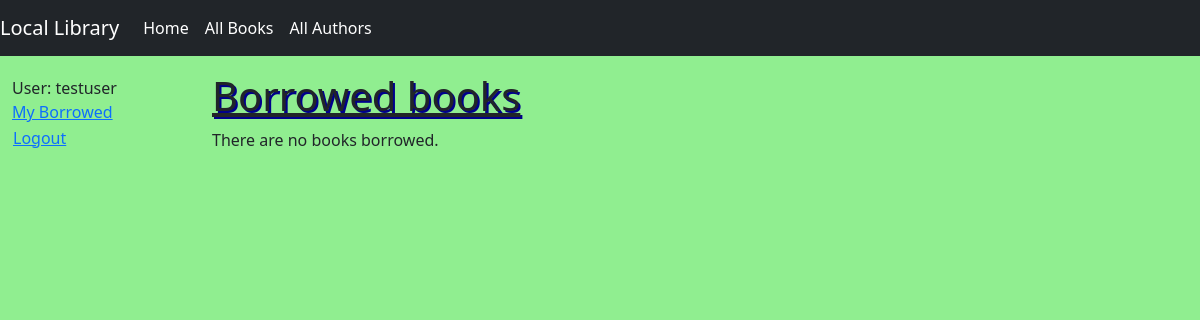
Page /catalog/mybooks/ (signed in) on the earlier database version.
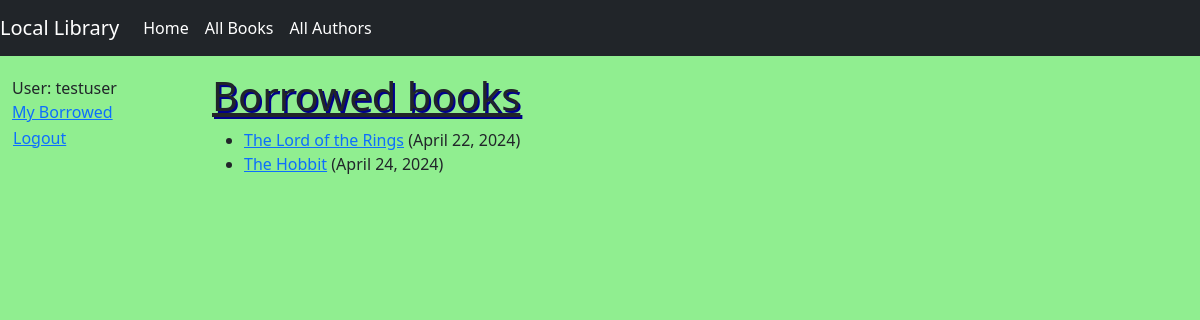
Same page on the later database version.
### catalog/models.py (models this page shows, shortened)
class BookInstance(models.Model):
    id = models.UUIDField(primary_key=True, default=uuid.uuid4,
                          help_text="Unique ID for this particular book across whole library")
    book = models.ForeignKey('Book', on_delete=models.RESTRICT, null=True)
    imprint = models.CharField(max_length=200)
    due_back = models.DateField(null=True, blank=True)
    borrower = models.ForeignKey(settings.AUTH_USER_MODEL, on_delete=models.SET_NULL, null=True, blank=True)
    @property
    def is_overdue(self):
        return bool(self.due_back and date.today() > self.due_back)
    LOAN_STATUS = (
        ('m', 'Maintenance'),
        ('o', 'On loan'),
        ('a', 'Available'),
        ('r', 'Reserved'),
    )
    status = models.CharField(
        max_length=1,
        choices=LOAN_STATUS,
        blank=True,
        default='m',
        help_text='Book availability',
    )
    class Meta:
        ordering = ['due_back']
        permissions = (("can_mark_returned", "Set book as returned"),)

class Book(models.Model):
    title = models.CharField(max_length=200)
    author = models.ForeignKey('Author', on_delete=models.RESTRICT, null=True)
    summary = models.TextField(
        max_length=1000, help_text="Enter a brief description of the book")
    isbn = models.CharField('ISBN', max_length=13,
                            unique=True,
                            help_text='13 Character <a href="https://www.isbn-international.org/content/what-isbn'
                                      '">ISBN number</a>')
    genre = models.ManyToManyField(
        Genre, help_text="Select a genre for this book")
    def display_genre(self):
        """Create a string for the Genre. This is required to display genre in Admin."""
        return ', '.join(genre.name for genre in self.genre.all()[:3])
    display_genre.short_description = 'Genre'

### catalog/views.py (the view)
# urls.py: path('mybooks/', views.LoanedBooksByUserListView.as_view(), name='my-borrowed'),
class LoanedBooksByUserListView(LoginRequiredMixin,generic.ListView):
    model = BookInstance
    template_name = 'catalog/bookinstance_list_borrowed_user.html'
    paginate_by = 10
    def get_queryset(self):
        return (
            BookInstance.objects.filter(borrower=self.request.user)
            .filter(status__exact='o')
            .order_by('due_back')
        )

### catalog/templates/catalog/bookinstance_list_borrowed_user.html
{% extends "base_generic.html" %}
{% block content %}
    <h1>Borrowed books</h1>
    {% if bookinstance_list %}
    <ul>
      {% for bookinst in bookinstance_list %}
      <li class="{% if bookinst.is_overdue %}text-danger{% endif %}">
        <a href="{% url 'book-detail' bookinst.book.pk %}">{{ bookinst.book.title }}</a> ({{ bookinst.due_back }})
      </li>
      {% endfor %}
    </ul>
    {% else %}
      <p>There are no books borrowed.</p>
    {% endif %}
{% endblock %}

Differences in the rows shown:
now on this page (row edited): BookInstance: book "The Lord of the Rings", due_back "April 22, 2024"
now on this page (row edited): BookInstance: book "The Hobbit", due_back "April 24, 2024"
Other differences:
text no longer shown: "There are no books borrowed."
